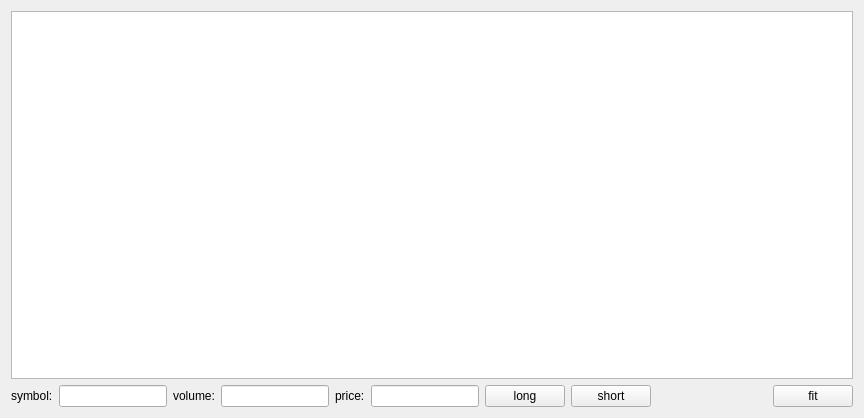
<?xml version="1.0" encoding="UTF-8"?>
<ui version="4.0">
 <class>TickForm</class>
 <widget class="QWidget" name="TickForm">
  <property name="geometry">
   <rect>
    <x>0</x>
    <y>0</y>
    <width>864</width>
    <height>418</height>
   </rect>
  </property>
  <property name="windowTitle">
   <string>Form</string>
  </property>
  <layout class="QVBoxLayout" name="verticalLayout">
   <item>
    <widget class="QTableWidget" name="tableWidget"/>
   </item>
   <item>
    <layout class="QHBoxLayout" name="horizontalLayout_2">
     <item>
      <layout class="QHBoxLayout" name="horizontalLayout">
       <item>
        <widget class="QLabel" name="label">
         <property name="text">
          <string>symbol:</string>
         </property>
        </widget>
       </item>
       <item>
        <widget class="QLineEdit" name="lineEdit"/>
       </item>
       <item>
        <widget class="QLabel" name="label_3">
         <property name="text">
          <string>volume:</string>
         </property>
        </widget>
       </item>
       <item>
        <widget class="QLineEdit" name="lineEdit_3"/>
       </item>
       <item>
        <widget class="QLabel" name="label_2">
         <property name="text">
          <string>price:</string>
         </property>
        </widget>
       </item>
       <item>
        <widget class="QLineEdit" name="lineEdit_2"/>
       </item>
       <item>
        <widget class="QPushButton" name="pushButton">
         <property name="text">
          <string>long</string>
         </property>
        </widget>
       </item>
       <item>
        <widget class="QPushButton" name="pushButton_2">
         <property name="text">
          <string>short</string>
         </property>
        </widget>
       </item>
      </layout>
     </item>
     <item>
      <spacer name="horizontalSpacer">
       <property name="orientation">
        <enum>Qt::Horizontal</enum>
       </property>
       <property name="sizeHint" stdset="0">
        <size>
         <width>40</width>
         <height>20</height>
        </size>
       </property>
      </spacer>
     </item>
     <item>
      <widget class="QPushButton" name="pushButtonFit">
       <property name="text">
        <string>fit</string>
       </property>
      </widget>
     </item>
    </layout>
   </item>
  </layout>
 </widget>
 <resources/>
 <connections/>
</ui>
